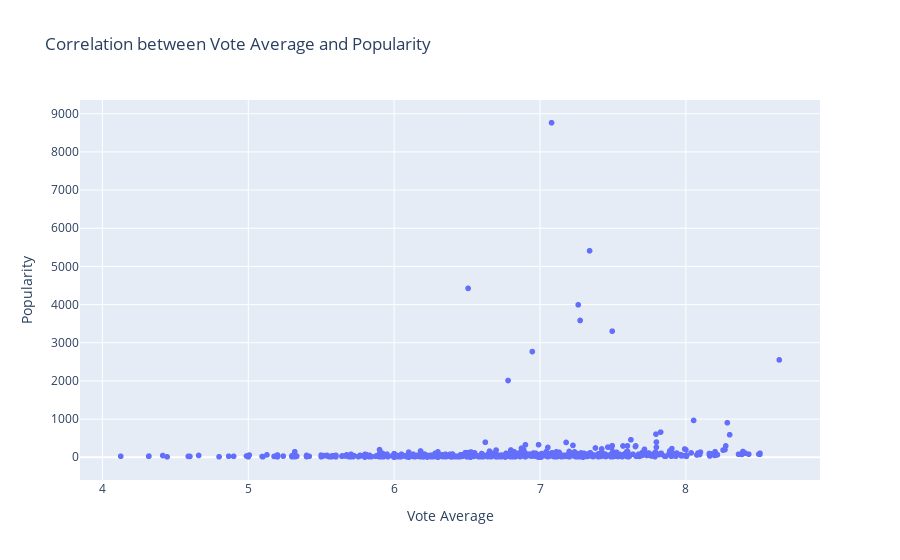

Notebook source saved alongside this figure:
### Code cell
# Create a scatter plot to visualize the correlation between vote average and popularity with tooltips
fig = px.scatter(pdf, x='vote_average', y='popularity', hover_data=['title'], title='Correlation between Vote Average and Popularity')
fig.update_layout(xaxis_title='Vote Average', yaxis_title='Popularity')
fig.show()

### Figure 1 — Plotly figure (JSON) as saved in the notebook; plotly's stock layout.template omitted (floating-point values rounded to 4 significant figures; data arrays with more than 128 entries replaced by an {"elided": "..."} marker saying what was removed)
{"data": [{"customdata": {"elided": "1080x1 str values"}, "hovertemplate": "vote_average=%{x}<br>popularity=%{y}<br>title=%{customdata[0]}<extra></extra>", "legendgroup": "", "marker": {"color": "#636efa", "symbol": "circle"}, "mode": "markers", "name": "", "showlegend": false, "type": "scattergl", "x": {"elided": "1080 float values"}, "xaxis": "x", "y": {"elided": "1080 float values"}, "yaxis": "y"}], "layout": {"legend": {"tracegroupgap": 0}, "title": {"text": "Correlation between Vote Average and Popularity"}, "xaxis": {"anchor": "y", "domain": [0, 1], "title": {"text": "Vote Average"}}, "yaxis": {"anchor": "x", "domain": [0, 1], "title": {"text": "Popularity"}}}}
